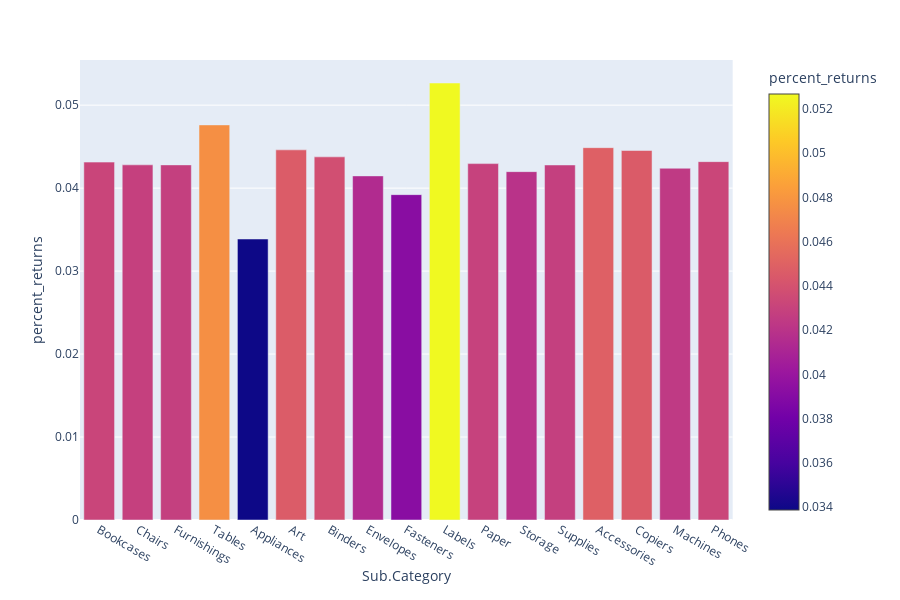

Notebook code for this chart:
### Code cell
fig = px.bar(subcats,x='Sub.Category', y='percent_returns', color = 'percent_returns')
fig.show()

### Figure 1 — Plotly figure (JSON) as saved in the notebook; plotly's stock layout.template omitted (floating-point values rounded to 4 significant figures)
{"data": [{"alignmentgroup": "True", "hoverlabel": {"namelength": 0}, "hovertemplate": "Sub.Category=%{x}<br>percent_returns=%{marker.color}", "legendgroup": "", "marker": {"color": [0.04314, 0.04281, 0.0428, 0.04762, 0.03387, 0.04461, 0.04377, 0.04147, 0.03922, 0.05267, 0.04296, 0.04199, 0.04279, 0.04488, 0.04453, 0.0424, 0.04319], "coloraxis": "coloraxis"}, "name": "", "offsetgroup": "", "orientation": "v", "showlegend": false, "textposition": "auto", "type": "bar", "x": ["Bookcases", "Chairs", "Furnishings", "Tables", "Appliances", "Art", "Binders", "Envelopes", "Fasteners", "Labels", "Paper", "Storage", "Supplies", "Accessories", "Copiers", "Machines", "Phones"], "xaxis": "x", "y": [0.04314, 0.04281, 0.0428, 0.04762, 0.03387, 0.04461, 0.04377, 0.04147, 0.03922, 0.05267, 0.04296, 0.04199, 0.04279, 0.04488, 0.04453, 0.0424, 0.04319], "yaxis": "y"}], "layout": {"barmode": "relative", "coloraxis": {"colorbar": {"title": {"text": "percent_returns"}}, "colorscale": [[0, "#0d0887"], [0.1111, "#46039f"], [0.2222, "#7201a8"], [0.3333, "#9c179e"], [0.4444, "#bd3786"], [0.5556, "#d8576b"], [0.6667, "#ed7953"], [0.7778, "#fb9f3a"], [0.8889, "#fdca26"], [1, "#f0f921"]]}, "height": 600, "legend": {"tracegroupgap": 0}, "margin": {"t": 60}, "xaxis": {"anchor": "y", "domain": [0, 0.98], "title": {"text": "Sub.Category"}}, "yaxis": {"anchor": "x", "domain": [0, 1], "title": {"text": "percent_returns"}}}}
